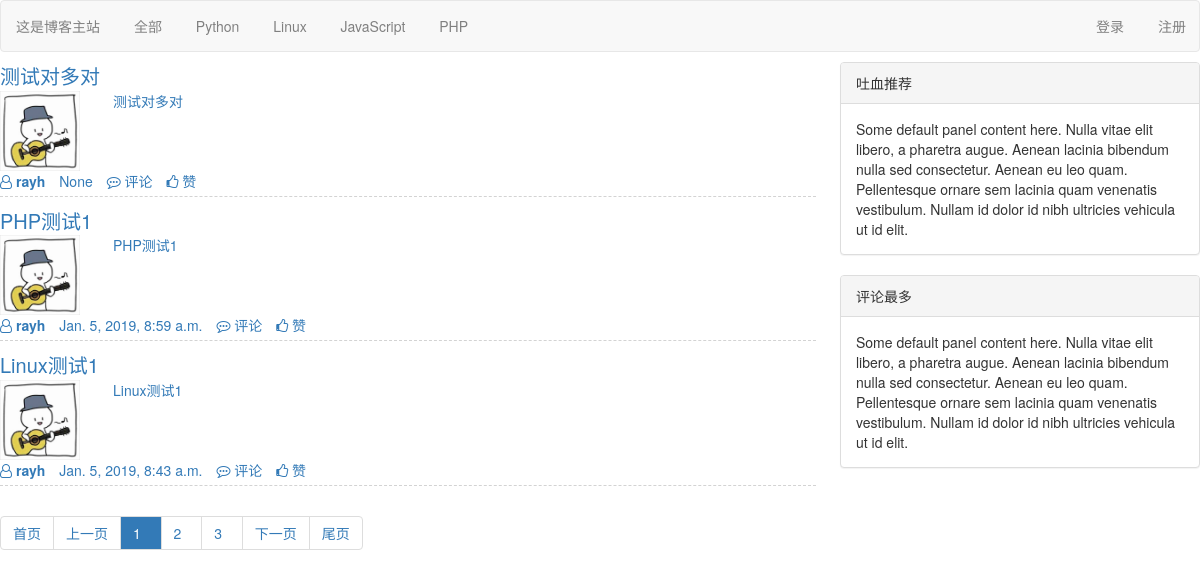
The page / on the database its author committed.
### repository/models.py (models this page shows, shortened)
class Article(models.Model):
    title = models.CharField(max_length=32,verbose_name='标题')
    summary = models.CharField(max_length=100,verbose_name='简介')
    detail = models.CharField(max_length=500,verbose_name='详细')
    ctime = models.DateTimeField(null=True,blank=True)
    blog = models.ForeignKey(Blog,verbose_name='所属博客',on_delete=models.CASCADE)
    category = models.ForeignKey(Category,verbose_name='文章类型',on_delete=models.CASCADE)
    type_choices=[(1,"Python"),(2,"Linux"),(3,"JavaScript"),(4,"PHP")]      #主站的分类，通过索引查找相关信息
    article_type_id = models.IntegerField(choices=type_choices,default=None,verbose_name='主站分类')
    tags = models.ManyToManyField(
        to=Tag,
        through='Article2Tag',
        through_fields=('article','tag')
    )
    class Meta:
        verbose_name_plural='文章表'

### web/views/home.py (the view)
# urls.py: url('^all/(?P<article_type_id>(\d+)).html$', home.index, name='index'),  # 博客主站
def index(request,*args,**kwargs):
    article_type_list = Article.type_choices #菜单分类[(1, 'Python'), (2, 'Linux'), (3, 'JavaScript'), (4, 'PHP')]
    if kwargs:
        article_type_id = int(kwargs['article_type_id'])
        base_url = reverse('index',kwargs=kwargs)
    else:
        article_type_id = None
        base_url = '/'
    article_list = Article.objects.filter(**kwargs).order_by('-id')  # 倒叙
    article_list_count = Article.objects.filter(**kwargs).count()   #有多少条数据
    current_page = request.GET.get('p')
    page_obj = Pagination(article_list_count, current_page)
    article_list = article_list[page_obj.start():page_obj.end()]
    page_str = page_obj.page_str(base_url)
    return render(request, 'index.html',
                  {
                      'article_type_list':article_type_list,    #主站的菜单分类
                      'article_type_id':article_type_id,
                      'article_list': article_list,             #筛选出来的文章
                      'page_str':page_str,
                   })

### utils/pager.py (called while the page is built, shortened)
    def start(self):
        return (self.current_page-1)*self.page_item_num

    def end(self):
        return  self.current_page*self.page_item_num

    @property       #调用时不用()
    def num_pages(self):
        a,b=divmod(self.total_count,self.page_item_num)
        if b==0:
            return a
        return a+1

    def pager_num_range(self):
        if self.num_pages < self.max_pager_num:     #条件1：当总页数小于要显示的页码时      *
            return range(1,self.num_pages+1)

### templates/index.html
{% extends 'base/header.html' %}
{% block main %}
    <div class="main">
        <div class="main-left">
            {% for row in article_list %}
                <div class="article">
                    <div class="articleTitle"><a href="">{{ row.title }}</a></div>
                    <div class="img-summary">
                        <div class="img"><img src="/static/img/20181207212735.png" alt="rayh"></div>
                        <p><a href="">{{ row.summary }}</a></p>
                    </div>
                    <div class="article-bottom">
                        <a href="">
                            <i class="fa fa-user-o" aria-hidden="true"></i>
                            <b>rayh</b>
                        </a>
                        <a href="">{{ row.ctime }}</a>
                        <a href="">
                            <i class="fa fa-commenting-o" aria-hidden="true"></i>
                            <span>评论</span>
                        </a>
                        <a href="">
                            <i class="fa fa-thumbs-o-up" aria-hidden="true"></i>
                            <span>赞</span>
                        </a>
                    </div>
                </div>
            {% endfor %}
            <div>
                <nav aria-label="Page navigation">
                    <ul class="pagination myPage">
                        {{ page_str|safe }}
                    </ul>
                </nav>
            </div>
        </div>
        <div class="main-right">
            <div class="panel panel-default">
                <div class="panel-heading">吐血推荐</div>
                <div class="panel-body">
                    Some default panel content here. Nulla vitae elit libero, a pharetra augue. Aenean lacinia bibendum nulla sed consectetur. Aenean eu leo quam. Pellentesque ornare sem lacinia quam venenatis vestibulum. Nullam id dolor id nibh ultricies vehicula ut id elit.
                </div>
            </div>
            <div class="panel panel-default">
                <div class="panel-heading">评论最多</div>
                <div class="panel-body">
                    Some default panel content here. Nulla vitae elit libero, a pharetra augue. Aenean lacinia bibendum nulla sed consectetur. Aenean eu leo quam. Pellentesque ornare sem lacinia quam venenatis vestibulum. Nullam id dolor id nibh ultricies vehicula ut id elit.
                </div>
            </div>
        </div>
    </div>
{% endblock %}

### templates/base/header.html (shortened to what this page needs)
<!DOCTYPE html>
<html lang="en">
<head>
    <link rel="stylesheet" href="/static/bootstrap/css/bootstrap.css">
    <link rel="stylesheet" href="/static/font-awesome/css/font-awesome.css">
</head>
<body>
    <div class="top navbar navbar-default">
            <div class="topTitle">
                <div class="title-left">
                    <a href="/">这是博客主站</a>
                    <a href="/">全部</a>
                    {% for item in article_type_list %}
                    {% if item.0 == article_type_id %}
                        <a style="background-color: lightgray; color: white;" href="/all/{{ item.0 }}.html">{{ item.1 }}</a>
                    {% else %}
                        <a href="/all/{{ item.0 }}.html">{{ item.1 }}</a>
                    {% endif %}
                    {% endfor %}
                </div>
                <div class="title-right">
                    {% if request.session.username %}
                        <a href="">{{ request.session.username }}</a>
                        <a href="">我的博客</a>
                        <a href="">管理</a>
                        <a href="/logout.html">退出</a>
                    {% else %}
                        <a href="/login.html">登录</a>
                        <a href="/register.html">注册</a>
                    {% endif %}
                </div>
            </div>
    </div>
    {% block main %}
    {% endblock %}
</body>
</html>

### rows shown on the page
Article: title "测试对多对", summary "测试对多对", ctime "None"
Article: title "PHP测试1", summary "PHP测试1", ctime "Jan. 5, 2019, 8:59 a.m."
Article: title "Linux测试1", summary "Linux测试1", ctime "Jan. 5, 2019, 8:43 a.m."

### other values the page prints
{{ item.1 }} "Python" "Linux" "JavaScript" "PHP"
{{ page_str|safe }} "首页 上一页 1 2 3 下一页 尾页"
